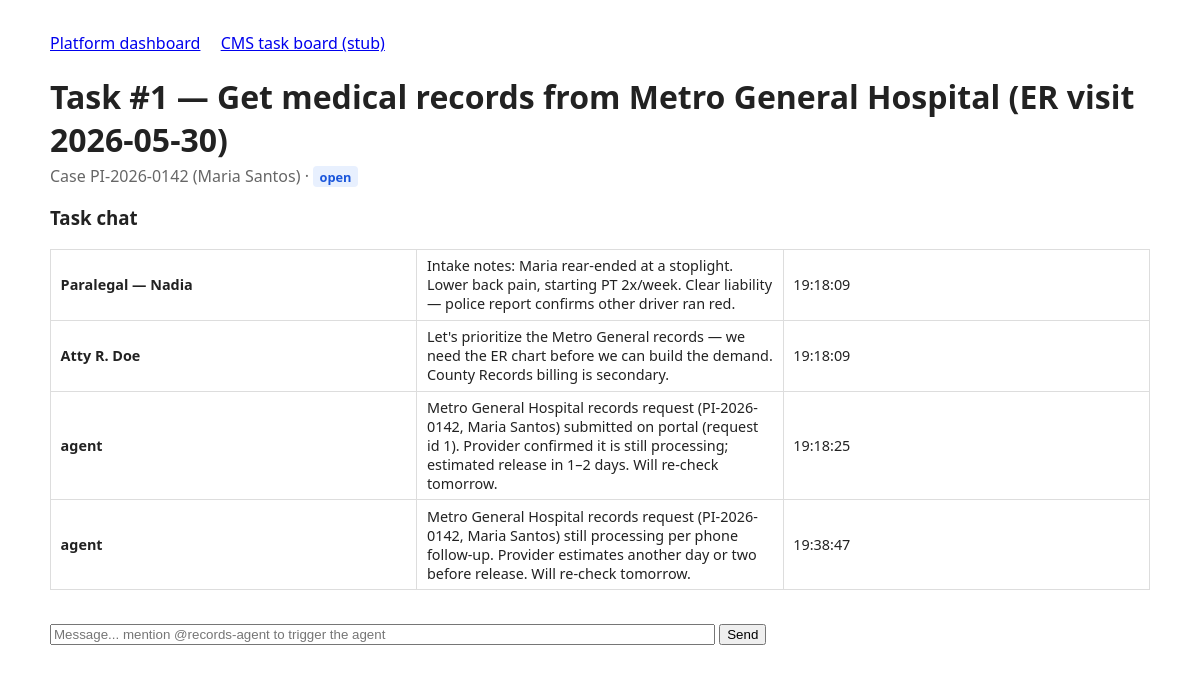
Page /cms/board/tasks/1 on the committed database.
### app/stubs/cms_models.py (models this page shows)
class CmsBase(DeclarativeBase):
    pass

class Task(CmsBase):
    __tablename__ = "cms_tasks"
    id: Mapped[int] = mapped_column(primary_key=True)
    case_id: Mapped[int] = mapped_column(ForeignKey("cms_cases.id"), index=True)
    title: Mapped[str] = mapped_column(String(300))
    status: Mapped[str] = mapped_column(String(50), default="open")   # open / in_progress / done
    notes: Mapped[str] = mapped_column(Text, default="")              # agents write outcomes back here
    created_at: Mapped[datetime] = mapped_column(DateTime(timezone=True), default=utcnow)
    case: Mapped[Case] = relationship(back_populates="tasks")
    threads: Mapped[list[ChatThread]] = relationship(back_populates="task")

class Case(CmsBase):
    __tablename__ = "cms_cases"
    id: Mapped[int] = mapped_column(primary_key=True)
    firm_id: Mapped[int] = mapped_column(ForeignKey("cms_firms.id"), index=True)
    case_number: Mapped[str] = mapped_column(String(50))
    client_name: Mapped[str] = mapped_column(String(200))
    case_type: Mapped[str] = mapped_column(String(100), default="personal_injury")
    status: Mapped[str] = mapped_column(String(50), default="open")
    summary: Mapped[str] = mapped_column(Text, default="")
    created_at: Mapped[datetime] = mapped_column(DateTime(timezone=True), default=utcnow)
    firm: Mapped[Firm] = relationship(back_populates="cases")
    tasks: Mapped[list[Task]] = relationship(back_populates="case")
    contacts: Mapped[list[Contact]] = relationship(back_populates="case")

class ChatMessage(CmsBase):
    __tablename__ = "cms_chat_messages"
    id: Mapped[int] = mapped_column(primary_key=True)
    thread_id: Mapped[int] = mapped_column(ForeignKey("cms_chat_threads.id"), index=True)
    author: Mapped[str] = mapped_column(String(100))     # staff name / "agent" / "system"
    body: Mapped[str] = mapped_column(Text)
    mentions_agent: Mapped[bool] = mapped_column(default=False)
    created_at: Mapped[datetime] = mapped_column(DateTime(timezone=True), default=utcnow)
    thread: Mapped[ChatThread] = relationship(back_populates="messages")

### app/stubs/cms_api.py (the view)
@router.get("/board/tasks/{task_id}", response_class=HTMLResponse)
def board_task(task_id: int, request: Request, db: Session = Depends(get_db)):
    task = db.get(Task, task_id)
    if not task:
        raise HTTPException(404, "task not found")
    thread = db.scalar(select(ChatThread).where(ChatThread.task_id == task_id))
    messages = thread.messages if thread else []
    return templates.TemplateResponse(
        request,
        "cms_task.html",
        {
            "task": task,
            "case": task.case,
            "messages": messages,
            "agent_handle": AGENT_HANDLE,
        },
    )

### app/templates/cms_task.html (shortened to what this page needs)
{% extends "base.html" %}
{% block content %}
<h1>Task #{{ task.id }} — {{ task.title }}</h1>
<p class="sub">
  Case {{ case.case_number }} ({{ case.client_name }}) ·
  <span class="status {{ 'done' if task.status == 'done' else 'waiting' }}">{{ task.status }}</span>
</p>
<h3>Task chat</h3>
<table>
  {% for m in messages %}
  <tr>
    <td><strong>{{ m.author }}</strong></td>
    <td>{{ m.body }}</td>
    <td>{{ m.created_at.strftime('%H:%M:%S') }}</td>
  </tr>
  {% endfor %}
</table>
<form method="post" action="/ui/tasks/{{ task.id }}/message">
  <input name="body" size="80" placeholder="Message... mention {{ agent_handle }} to trigger the agent" required>
  <button type="submit">Send</button>
</form>
{% endblock %}

### app/templates/base.html (style rules this page uses)
body { font-family: system-ui, sans-serif; margin: 2rem auto; max-width: 1100px; color: #222; }
h1 { margin-bottom: 0.2rem; }
.sub { color: #666; margin-top: 0; }
table { border-collapse: collapse; width: 100%; margin: 1rem 0 2rem; table-layout: fixed; }
th, td { border: 1px solid #ddd; padding: 0.4rem 0.6rem; text-align: left; font-size: 0.9rem; }
.status { font-weight: 600; border-radius: 4px; padding: 0.1rem 0.4rem; font-size: 0.8rem; }
.pending, .waiting { background: #e8f0fe; color: #1a56db; }

### rows in the picture
Task: id "1", title "Get medical records from Metro General Hospital (ER visit 2026-05-30)", status "open"
Case: case_number "PI-2026-0142", client_name "Maria Santos"
ChatMessage: author "Paralegal — Nadia", body "Intake notes: Maria rear-ended at a stoplight. Lower back pain, starting PT 2x/week. Clear liability — police report confirms other driver ran red.", created_at "19:18:09"
ChatMessage: author "Atty R. Doe", body "Let's prioritize the Metro General records — we need the ER chart before we can build the demand. County Records billing is secondary.", created_at "19:18:09"
ChatMessage: author "agent", body "Metro General Hospital records request (PI-2026-0142, Maria Santos) submitted on portal (request id 1). Provider confirmed it is still processing; estimated release in 1–2 days. Will re-check tomorrow.", created_at "19:18:25"
ChatMessage: author "agent", body "Metro General Hospital records request (PI-2026-0142, Maria Santos) still processing per phone follow-up. Provider estimates another day or two before release. Will re-check tomorrow.", created_at "19:38:47"
